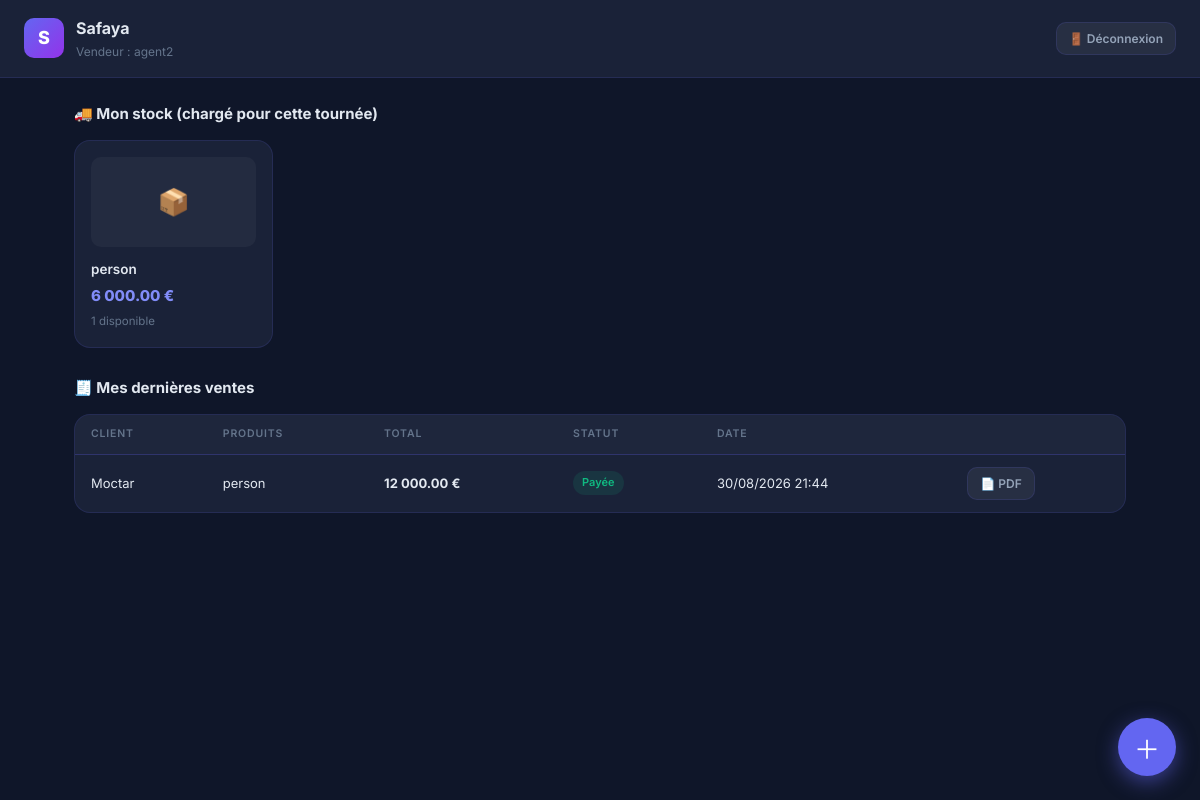
Screenshot of /vendeur/ (signed in) with the database file from the repository.
### InvoiceApp/models.py (models this page shows, shortened)
class User(AbstractUser):
    logo = models.ImageField(upload_to="company_logos/", blank=True, null=True, verbose_name="Logo de l'entreprise")
    company_name = models.CharField(max_length=255, verbose_name="Nom de l'entreprise")
    company_email = models.EmailField(blank=True, null=True,verbose_name="Adresse email")
    phone = models.CharField(max_length=20, blank=True, verbose_name="Téléphone")
    address = models.TextField(blank=True, verbose_name="Adresse")
    add_date = models.DateTimeField(auto_now_add=True, verbose_name="Date d'inscription",blank=True, null=True,)
    default_currency = models.CharField(max_length=3, choices=CURRENCY_CHOICES, default='EUR', verbose_name="Devise de l'entreprise")
    agent_login_code = models.CharField(max_length=8, unique=True, blank=True, verbose_name="Code de connexion vendeurs")
    next_invoice_number = models.PositiveIntegerField(default=1, verbose_name="Prochain numéro de facture")
    class Meta:
        verbose_name = "Entreprise"
        verbose_name_plural = "Entreprises"

class Agent(models.Model):
    company = models.ForeignKey(User, on_delete=models.CASCADE, related_name='agents', verbose_name="Entreprise")
    name = models.CharField(max_length=255, verbose_name="Nom")
    email = models.EmailField(blank=True, verbose_name="Email")
    phone = models.CharField(max_length=20, blank=True, verbose_name="Téléphone")
    role = models.ForeignKey(AgentRole, on_delete=models.SET_NULL, null=True, blank=True, verbose_name="Rôle")
    engine = models.ForeignKey('Engine', on_delete=models.SET_NULL, null=True, blank=True, related_name='assigned_agents', verbose_name="Engin par défaut")
    pin_hash = models.CharField(max_length=128, blank=True, verbose_name="PIN (haché)")
    is_active = models.BooleanField(default=True, verbose_name="Accès actif")
    created_at = models.DateTimeField(auto_now_add=True, verbose_name="Date de création")
    class Meta:
        verbose_name = "Agent"
        verbose_name_plural = "Agents"
        ordering = ['-created_at']

class AgentStock(models.Model):
    agent = models.ForeignKey(Agent, on_delete=models.CASCADE, related_name='stocks', verbose_name="Agent")
    product = models.ForeignKey(Product, on_delete=models.CASCADE, related_name='agent_stocks', verbose_name="Produit")
    quantity = models.PositiveIntegerField(default=0, verbose_name="Quantité chez le vendeur")
    unit_price = models.DecimalField(max_digits=10, decimal_places=2, default=Decimal('0.00'), verbose_name="Prix de vente fixé")
    currency = models.CharField(max_length=3, choices=Product.CURRENCY_CHOICES, default='EUR', verbose_name="Devise")
    updated_at = models.DateTimeField(auto_now=True, verbose_name="Dernière mise à jour")
    @property
    def formatted_unit_price(self):
        symbols = {'EUR': '€', 'USD': '$', 'XOF': 'FCFA'}
        symbol = symbols.get(self.currency, self.currency)
        amount = f"{self.unit_price:,.0f}".replace(',', ' ') if self.currency == 'XOF' else f"{self.unit_price:,.2f}".replace(',', ' ')
        return f"{symbol}{amount}" if self.currency == 'USD' else f"{amount} {symbol}"
    class Meta:
        verbose_name = "Stock vendeur"
        verbose_name_plural = "Stocks vendeurs"
        unique_together = ('agent', 'product')

class Product(models.Model):
    CURRENCY_CHOICES = CURRENCY_CHOICES
    company = models.ForeignKey(User, on_delete=models.CASCADE, related_name='products', verbose_name="Entreprise")
    image = models.ImageField(upload_to="product_images/", blank=True, null=True, verbose_name="Image du produit")
    name = models.CharField(max_length=255, verbose_name="Nom du produit")
    description = models.TextField(blank=True, verbose_name="Description")
    price = models.DecimalField(max_digits=10, decimal_places=2, verbose_name="Prix")
    currency = models.CharField(max_length=3, choices=CURRENCY_CHOICES, default='EUR', verbose_name="Devise")
    stock_quantity = models.PositiveIntegerField(default=0, verbose_name="Quantité en stock")
    created_at = models.DateTimeField(auto_now_add=True, verbose_name="Date de création")
    class Meta:
        verbose_name = "Produit"
        verbose_name_plural = "Produits"
        ordering = ['-created_at']

class Sale(models.Model):
    company = models.ForeignKey(User, on_delete=models.CASCADE, related_name='sales', verbose_name="Entreprise")
    client = models.ForeignKey(Client, on_delete=models.CASCADE, related_name='sales', verbose_name="Client")
    agent = models.ForeignKey(Agent, on_delete=models.SET_NULL, null=True, blank=True, related_name='sales', verbose_name="Agent")
    product = models.ForeignKey(Product, on_delete=models.CASCADE, related_name='sales', verbose_name="Produit", null=True, blank=True)
    quantity = models.PositiveIntegerField(default=0, verbose_name="Quantité")
    unit_price = models.DecimalField(max_digits=10, decimal_places=2, default=Decimal('0.00'), verbose_name="Prix unitaire")
    total_price = models.DecimalField(max_digits=10, decimal_places=2, default=Decimal('0.00'), verbose_name="Prix total")
    currency = models.CharField(max_length=3, choices=Product.CURRENCY_CHOICES, default='EUR', verbose_name="Devise")
    date = models.DateTimeField(auto_now_add=True, verbose_name="Date")
    @property
    def item_names(self):
        names = [item.product.name for item in self.sale_items.all() if item.product]
        return ', '.join(names)
    @property
    def formatted_total_price(self):
        symbols = {'EUR': '€', 'USD': '$', 'XOF': 'FCFA'}
        symbol = symbols.get(self.currency, self.currency)
        amount = f"{self.total_price:,.0f}".replace(',', ' ') if self.currency == 'XOF' else f"{self.total_price:,.2f}".replace(',', ' ')
        return f"{symbol}{amount}" if self.currency == 'USD' else f"{amount} {symbol}"
    class Meta:
        verbose_name = "Vente"
        verbose_name_plural = "Ventes"
        ordering = ['-date']

class Client(models.Model):
    company = models.ForeignKey(User, on_delete=models.CASCADE, related_name='clients', verbose_name="Entreprise")
    name = models.CharField(max_length=255, verbose_name="Nom du client")
    shop_name = models.CharField(max_length=255, blank=True, verbose_name="Nom du magasin")
    email = models.EmailField(blank=True, verbose_name="Email")
    phone = models.CharField(max_length=20, blank=True, verbose_name="Téléphone")
    address = models.TextField(blank=True, verbose_name="Adresse")
    created_at = models.DateTimeField(auto_now_add=True, verbose_name="Date de création")
    class Meta:
        verbose_name = "Client"
        verbose_name_plural = "Clients"
        ordering = ['-created_at']

class SaleItem(models.Model):
    sale = models.ForeignKey(Sale, on_delete=models.CASCADE, related_name='sale_items', verbose_name="Vente")
    product = models.ForeignKey(Product, on_delete=models.CASCADE, related_name='sale_items', verbose_name="Produit")
    quantity = models.PositiveIntegerField(default=1, verbose_name="Quantité")
    unit_price = models.DecimalField(max_digits=10, decimal_places=2, default=Decimal('0.00'), verbose_name="Prix unitaire")
    total_price = models.DecimalField(max_digits=10, decimal_places=2, default=Decimal('0.00'), verbose_name="Prix total")
    currency = models.CharField(max_length=3, choices=Product.CURRENCY_CHOICES, default='EUR', verbose_name="Devise")
    class Meta:
        verbose_name = "Ligne de vente"
        verbose_name_plural = "Lignes de vente"

### InvoiceApp/views/vendor.py (the view)
# urls.py: path('vendeur/', invoice_views.vendor_dashboard, name='vendor_dashboard'),
@agent_login_required
def vendor_dashboard(request):
    agent = request.agent
    agent_stocks = AgentStock.objects.filter(agent=agent, quantity__gt=0).select_related('product').order_by('product__name')
    clients = Client.objects.filter(company=agent.company)
    recent_sales = Sale.objects.filter(company=agent.company, agent=agent).select_related('invoice', 'client').order_by('-date')[:15]
    context = {
        'agent': agent,
        'company_name': agent.company.company_name,
        'company_logo_url': agent.company.logo.url if agent.company.logo else None,
        'agent_stocks': agent_stocks,
        'clients': clients,
        'sales': recent_sales,
    }
    return render(request, 'vendor_dashboard.html', context)

### InvoiceApp/templates/vendor_dashboard.html (shortened to what this page needs)
<!DOCTYPE html>
<html lang="fr">
<head>
</head>
<body>
<header class="topbar">
    <div class="topbar-left">
        {% if company_logo_url %}
        <img src="{{ company_logo_url }}" alt="Logo" style="width:40px;height:40px;object-fit:contain;border-radius:10px;background:#fff;padding:3px;">
        {% else %}
        <div class="logo-mark">{{ company_name|first|upper }}</div>
        {% endif %}
        <div>
            <div class="topbar-title">{{ company_name }}</div>
            <div class="topbar-sub">Vendeur : {{ agent.name }}</div>
        </div>
    </div>
    <a href="{% url 'vendor_logout' %}" class="btn btn-ghost btn-sm">🚪 Déconnexion</a>
</header>
<main class="content">
    <div class="section-title">🚚 Mon stock (chargé pour cette tournée)</div>
    <div class="product-grid">
        {% for stock in agent_stocks %}
        <div class="product-card">
            {% if stock.product.image %}
            <img src="{{ stock.product.image.url }}" alt="{{ stock.product.name }}" class="product-image">
            {% else %}
            <div class="product-image-placeholder">📦</div>
            {% endif %}
            <div class="product-name">{{ stock.product.name }}</div>
            <div class="product-price">{{ stock.formatted_unit_price }}</div>
            <div class="product-stock {% if stock.quantity == 0 %}stock-empty{% endif %}">
                {% if stock.quantity > 0 %}{{ stock.quantity }} disponible{% else %}Épuisé{% endif %}
            </div>
        </div>
        {% empty %}
        <div class="empty-state">Tu n'as encore aucun produit chargé. Demande à ton entreprise de te charger du stock.</div>
        {% endfor %}
    </div>
    <div class="section-title">🧾 Mes dernières ventes</div>
    <div class="table-card">
        <div class="table-wrap">
            <table>
                <thead>
                    <tr>
                        <th>Client</th>
                        <th>Produits</th>
                        <th>Total</th>
                        <th>Statut</th>
                        <th>Date</th>
                        <th></th>
                    </tr>
                </thead>
                <tbody>
                    {% for sale in sales %}
                    <tr>
                        <td>{{ sale.client.name }}</td>
                        <td>{{ sale.item_names }}</td>
                        <td><strong>{{ sale.formatted_total_price }}</strong></td>
                        <td>
                            {% if sale.invoice %}
                                {% if sale.invoice.status == 'paid' %}
                                <span class="status-badge status-paid">Payée</span>
                                {% elif sale.invoice.status == 'partial' %}
                                <span class="status-badge status-partial">Avance — reste {{ sale.invoice.formatted_balance_due }}</span>
                                {% elif sale.invoice.status == 'overdue' %}
                                <span class="status-badge status-overdue">En retard — {{ sale.invoice.formatted_balance_due }}</span>
                                {% else %}
                                <span class="status-badge status-pending">Crédit — {{ sale.invoice.formatted_balance_due }}</span>
                                {% endif %}
                            {% endif %}
                        </td>
                        <td>{{ sale.date|date:"d/m/Y H:i" }}</td>
                        <td style="display:flex; gap:6px; flex-wrap:wrap;">
                            {% if sale.invoice %}
                            <a href="{% url 'vendor_invoice_pdf' sale.invoice.id %}" target="_blank" class="btn btn-ghost btn-sm">📄 PDF</a>
                            {% endif %}
                        </td>
                    </tr>
                    {% empty %}
                    <tr><td colspan="6" class="empty-state">Aucune vente enregistrée pour l'instant.</td></tr>
                    {% endfor %}
                </tbody>
            </table>
        </div>
    </div>
</main>
<button class="fab" onclick="openSaleModal()" title="Nouvelle vente">＋</button>
</body>
</html>

### rows the page displays
User: company_name "S", company_name "Safaya"
Agent: name "agent2"
AgentStock: product.name "person", formatted_unit_price "6 000.00 €", quantity "1"
Sale: client.name "Moctar", item_names "person", formatted_total_price "12 000.00 €", shows "Payée", date "30/08/2026 21:44", shows "📄 PDF"
